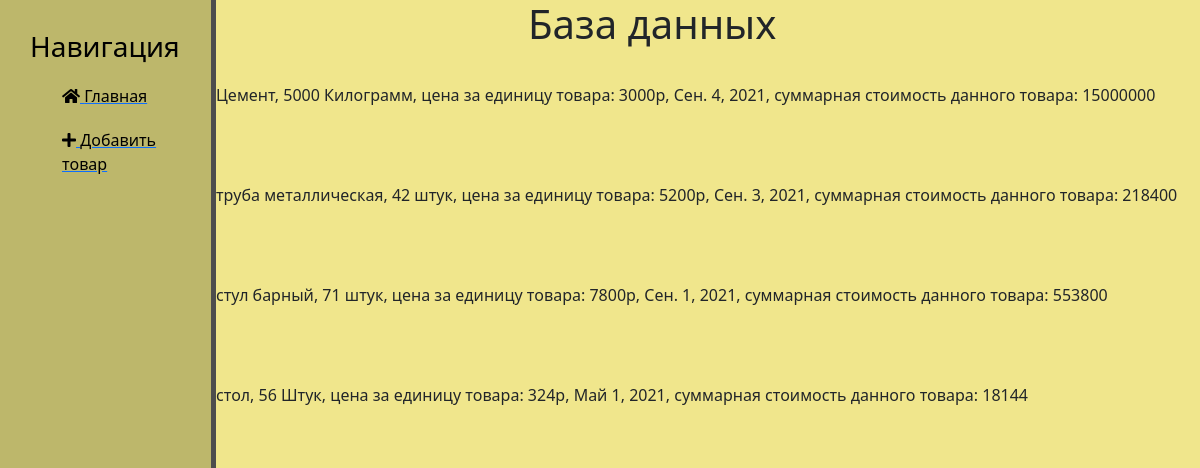
The page / on the database its author committed.
### database/models.py (models this page shows, shortened)
class DataBase(models.Model):
    CHOICES_UNIT = [
        ('Штук', 'Штук'),
        ('Килограмм', 'Килограмм'),
        ('Литров', 'Литров')
    ]
    productName = models.CharField('Название товара', max_length=250)
    quantity = models.PositiveIntegerField('Количество товара')
    unit = models.CharField('Единица измерения', choices=CHOICES_UNIT, max_length=10)
    price = models.PositiveIntegerField('Цена товара')
    date = models.DateField('Дата последней поставки или отгрузки')
    class Meta:
        verbose_name = 'База данных'
        verbose_name_plural = 'Базы данных'

### database/views.py (the view)
# urls.py: path('', views.database_home, name='home'),
def database_home(request):
    database = DataBase.objects.order_by('-date')
    return render(request, "database/db_home.html", {'database': database})

### database/templates/database/db_home.html (shortened to what this page needs)
{% extends 'database/home.html' %}
{% block home %}
    <h1>База данных</h1>
    {% for elem in database %}
    <div class ="alert alert-viewing">
        <p> {{elem.productName}}, {{elem.quantity}} {{elem.unit}}, цена за единицу товара: {{elem.price}}р,
            {{elem.date}}, суммарная стоимость данного товара: {% widthratio elem.quantity 1 elem.price %} </p>
    </div>
    {% endfor %}
{% endblock %}

### database/templates/database/home.html (shortened to what this page needs)
{% load static %}
<!doctype html>
<html lang="ru">
<head>
    <link rel="stylesheet" href="https://cdn.jsdelivr.net/npm/bootstrap@5.1.0/dist/css/bootstrap.min.css">
    <link rel="stylesheet" href="{% static 'database/css/database.css' %}">
    <link rel="stylesheet" href="https://use.fontawesome.com/releases/v5.15.4/css/all.css">
</head>
<body>
    <aside>
        <h3>Навигация</h3>
        <ul>
            <a href="{% url 'home' %}"><li><i class="fas fa-home"></i> Главная</li></a>
            <a href="{% url 'add' %}"><li><i class="fas fa-plus"></i> Добавить товар</li></a>
        </ul>
    </aside>
    <main>
        {% block home %}
        {% endblock %}
    </main>
</body>
</html>

### database/static/database/css/database.css (style rules this page uses)
body { background: #F0E68C; }
aside { float: left; background: #BDB76B; width: 18%; padding: 2.5%; height: 100vh; color: #000000; border-right: 5px solid #4d4d4d }
h1 { margin-left: 44%; }
aside ul { list-style: none }
aside ul li { color: #000000; display: block; margin-top: 20px; transition: transform .2s ease; }
p { margin-top: 10px; }

### rows shown on the page
DataBase: productName "Цемент", quantity "5000", unit "Килограмм", price "3000", date "Сен. 4, 2021", quantity+price "15000000"
DataBase: productName "труба металлическая", quantity "42", unit "штук", price "5200", date "Сен. 3, 2021", quantity+price "218400"
DataBase: productName "стул барный", quantity "71", unit "штук", price "7800", date "Сен. 1, 2021", quantity+price "553800"
DataBase: productName "стол", quantity "56", unit "Штук", price "324", date "Май 1, 2021", quantity+price "18144"
